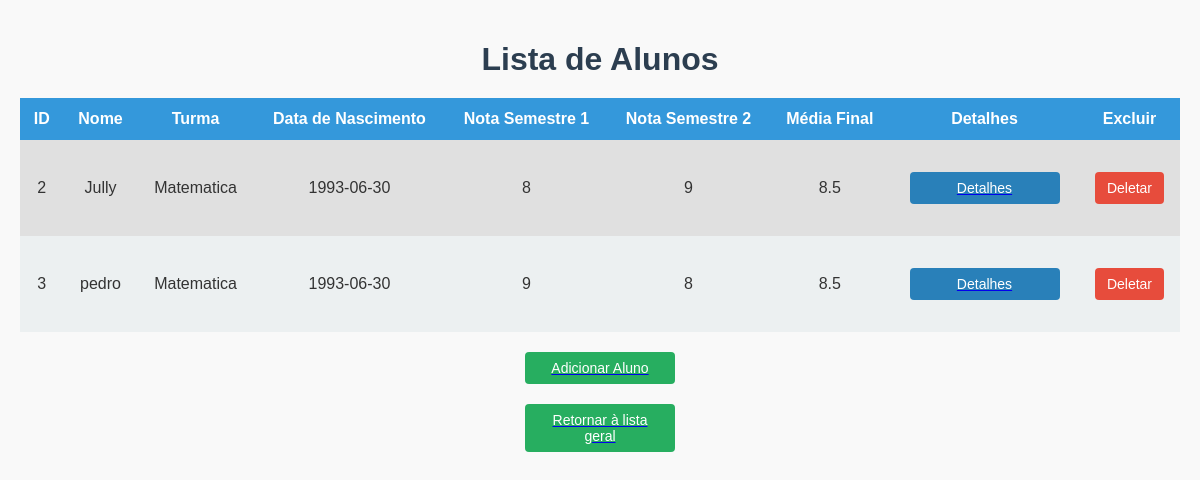
/alunos/listar_alunos, run on the app's committed database.
### aluno/model_aluno.py (models this page shows, shortened)
class Aluno(db.Model):
    __tablename__ = 'alunos'
    id = db.Column(db.Integer, primary_key=True)
    nome = db.Column(db.String(80), nullable=False)
    turma_id = db.Column(db.Integer, db.ForeignKey('turmas.id', ondelete="SET NULL"), nullable=True)
    turma = db.relationship('Turma', backref='alunos')
    data_nascimento = db.Column(db.Date)
    nota_semestre_1 = db.Column(db.Integer)
    nota_semestre_2 = db.Column(db.Integer)
    media_final = db.Column(db.Integer)
    def to_dict(self):
        return {
            "id": self.id,
            "nome": self.nome,
            "turma_id": self.turma.descricao if self.turma else "Sem Turma",
            "data_nascimento": self.data_nascimento.strftime('%Y-%m-%d') if self.data_nascimento else None,
            "nota_semestre_1": self.nota_semestre_1,
            "nota_semestre_2": self.nota_semestre_2,
            "media_final": self.media_final
        }

### turma/turma_models.py (models this page shows, shortened)
class Turma(db.Model):
    __tablename__ = 'turmas'
    id = db.Column(db.Integer, primary_key=True)
    descricao = db.Column(db.String(80))
    ativo = db.Column(db.String, default="sim", nullable=False)
    prof_id = db.Column(db.Integer, db.ForeignKey('professor.id', ondelete="SET NULL"), nullable=True)
    professor = db.relationship('Professor', backref='turmas')

### aluno/aluno_route.py (the view)
@aluno.route("/alunos/listar_alunos", methods=['GET'])
def listar_alunos_view():
    alunos_data = listar_alunos()
    return render_template('listar_alunos.html', alunos_data=alunos_data)

### aluno/model_aluno.py (called while the page is built)
def listar_alunos():
    alunos = Aluno.query.all()
    return [aluno.to_dict() for aluno in alunos]

### templates/listar_alunos.html (shortened to what this page needs)
<!DOCTYPE html>
<html lang="pt-br">
<head>
</head>
<body>
    <h1>Lista de Alunos</h1>
    <table>
        <tr>
            <th>ID</th>
            <th>Nome</th>
            <th>Turma</th>
            <th>Data de Nascimento</th>
            <th>Nota Semestre 1</th>
            <th>Nota Semestre 2</th>
            <th>Média Final</th>
            <th>Detalhes</th>
            <th>Excluir</th>
        </tr>
        {% for aluno in alunos_data %}
        <tr>
            <td>{{ aluno.id }}</td>
            <td>{{ aluno.nome }}</td>
            <td>{{ aluno.turma_id }}</td>
            <td>{{ aluno.data_nascimento }}</td>
            <td>{{ aluno.nota_semestre_1 }}</td>
            <td>{{ aluno.nota_semestre_2 }}</td>
            <td>{{ aluno.media_final }}</td>
            <td>
                <a href="{{ url_for('alunos.get_aluno', id_aluno=aluno.id) }}">
                    <button type="button">Detalhes</button>
                </a>
            </td>
            <td>
                <form action="{{ url_for('alunos.delete_alunos', id_aluno=aluno.id) }}" method="POST">
                    <button type="submit">Deletar</button>
                </form>
            </td>
        </tr>
        {% endfor %}
    </table>
    <a href="{{ url_for('alunos.mostrar_formulario_aluno') }}">
        <button>Adicionar Aluno</button>
    </a>
    <div>
        <a href="{{('/') }}">
            <button>Retornar à lista geral</button>
        </a>
    </div>
</body>
</html>

### templates/listar_alunos.html (style rules this page uses)
body { font-family: Arial, sans-serif; background-color: #f9f9f9; color: #333; margin: 0; padding: 20px; }
h1 { text-align: center; color: #2c3e50; margin-bottom: 20px; }
table { width: 100%; border-collapse: collapse; margin-bottom: 20px; }
th, td { padding: 12px; text-align: center; }
th { background-color: #3498db; color: #fff; }
td { background-color: #ecf0f1; }
tr:nth-child(even) td { background-color: #e0e0e0; }
button { padding: 8px 12px; border: none; border-radius: 4px; color: #fff; cursor: pointer; font-size: 14px; }
button[type="submit"] { background-color: #e74c3c; }
button[type="button"], a button { background-color: #2980b9; text-decoration: none; }
a button { display: block; width: 150px; margin: 20px auto; background-color: #27ae60; }
form { display: inline; }

### data on the page
Aluno: id "2", nome "Jully", turma_id "Matematica", data_nascimento "1993-06-30", nota_semestre_1 "8", nota_semestre_2 "9", media_final "8.5"
Aluno: id "3", nome "pedro", turma_id "Matematica", data_nascimento "1993-06-30", nota_semestre_1 "9", nota_semestre_2 "8", media_final "8.5"
